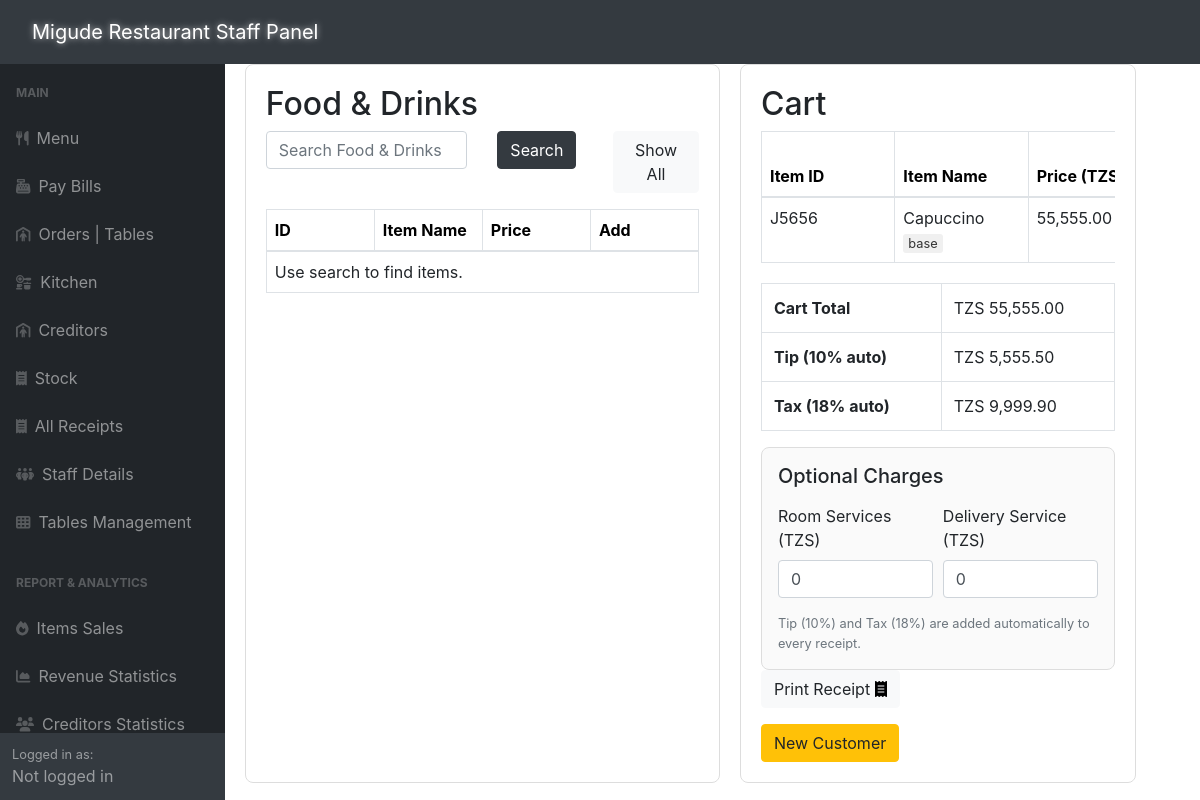
Screenshot of /adminSide/posBackend/orderItem.php?bill_id=195 with the database file from the repository.
### tables this page shows
CREATE TABLE `bill_items` (
  `bill_item_id` int(11) NOT NULL,
  `bill_id` int(11) DEFAULT NULL,
  `item_id` varchar(6) DEFAULT NULL,
  `quantity` int(11) DEFAULT NULL,
  `item_source` enum('menu','stock') NOT NULL,
  `unit` enum('base','aggregate') DEFAULT NULL,
  `source` enum('menu','stock') NOT NULL
);

### adminSide/posBackend/orderItem.php (the view, shortened to what this page needs)
<?php
require_once '../config.php';
include '../inc/dashHeader.php';
if (isset($_GET['bill_id'])) {
    $bill_id = $_GET['bill_id'];
} else if (isset($_SESSION['current_bill_id'])) {
    $bill_id = $_SESSION['current_bill_id'];
} else {
    $bill_id = createNewBillRecord(null);
    $_SESSION['current_bill_id'] = $bill_id;
}
$table_id = isset($_GET['table_id']) ? $_GET['table_id'] : null;
?>
<!DOCTYPE html>
<html>
<head>
    <link rel="stylesheet" href="../css/pos.css" />
    <link rel="stylesheet" href="https://maxcdn.bootstrapcdn.com/bootstrap/4.5.2/css/bootstrap.min.css">
</head>
<body>
    <div class="container-fluid">
        <div class="row">
            <div class="col-md-6 half-section">
                <h2>Food & Drinks</h2>
                <div class="mb-3">
                    <form method="POST" action="#">
                        <div class="row">
                            <div class="col-md-6">
                                <input type="text" required="" id="search" name="search" class="form-control" placeholder="Search Food & Drinks">
                            </div>
                            <div class="col-md-3">
                                <button type="submit" class="btn btn-dark">Search</button>
                            </div>
                            <div class="col-md-3">
                                <button type="button" id="showAllButton" class="btn btn-light" onclick="toggleShowAll()">Show All</button>
                            </div>
                        </div>
                    </form>
                </div>
                <div class="table-responsive scrollable-table">
                    <table class="table table-bordered mb-0">
                        <thead>
                            <tr>
                                <th>ID</th>
                                <th>Item Name</th>
                                <th>Price</th>
                                <th>Add</th>
                            </tr>
                        </thead>
                        <tbody id="searchResults">
                            <?php
                            $result = null;
                            if ($result) {
                                if (mysqli_num_rows($result) > 0) {
                                    while ($row = mysqli_fetch_array($result)) {
                                        echo "<tr>";
                                        echo "<td>" . $row['item_id'] . "</td>";
                                        echo "<td>" . $row['item_name'] . "</td>";
                                        echo "<td>" . number_format($row['item_price'], 2) . "</td>";
                                        $payment_time_query = "SELECT payment_time FROM bills WHERE bill_id = '$bill_id'";
                                        $payment_time_result = mysqli_query($link, $payment_time_query);
                                        $has_payment_time = false;
                                        if ($payment_time_result && mysqli_num_rows($payment_time_result) > 0) {
                                            $payment_time_row = mysqli_fetch_assoc($payment_time_result);
                                            if (!empty($payment_time_row['payment_time'])) {
                                                $has_payment_time = true;
                                            }
                                        }
                                        if (!$has_payment_time) {
                                            echo '<td><form method="get" action="addItem.php">'
                                                . ($table_id ? '<input type="text" hidden name="table_id" value="' . $table_id . '">' : '')
                                                . '<input type="text" name="item_id" value=' . $row['item_id'] . ' hidden>'
                                                . '<input type="text" name="source" value=' . $row['source'] . ' hidden>'
                                                . '<input type="text" name="unit" value=' . ($row['unit'] ?? 'base') . ' hidden>'
                                                . '<input type="number" name="bill_id" value=' . $bill_id . ' hidden>'
                                                . '<input type="number" name="quantity" style="width:120px" placeholder="1 to 1000" required min="1" max="1000">'
                                                . '<input type="hidden" name="addToCart" value="1">'
                                                . '<button type="submit" class="btn btn-primary">Add to Cart</button>';
                                            echo "</form></td>";
                                        } else {
                                            echo '<td>Bill Paid</td>';
                                        }
                                        echo "</tr>";
                                    }
                                } else {
                                    echo "<tr><td colspan='4'>No items found.</td></tr>";
                                }
                            } else {
                                echo "<tr><td colspan='4'>Use search to find items.</td></tr>";
                            }
                            ?>
                        </tbody>
                    </table>
                </div>
            </div>
            <div class="col-md-5 half-section">
                <h2>Cart</h2>
                <div class="table-responsive scrollable-table">
                    <table class="table table-bordered mb-0 cart-table">
                        <thead>
                            <tr>
                                <th>Item ID</th>
                                <th>Item Name</th>
                                <th>Price (TZS)</th>
                            </tr>
                        </thead>
                        <tbody>
                            <?php
                            $cart_total = 0;
                            $cart_query = "SELECT bi.*,
                                                  COALESCE(m.item_name, s.ItemName) AS item_name,
                                                  COALESCE(m.item_price,
                                                           CASE WHEN bi.unit = 'base' THEN s.PricePerBaseUnit ELSE s.PricePerSubUnit END) AS item_price
                                           FROM bill_items bi
                                           LEFT JOIN menu m ON bi.item_id = m.item_id AND bi.source = 'menu'
                                           LEFT JOIN stock s ON bi.item_id = s.ItemID AND bi.source = 'stock'
                                           WHERE bi.bill_id = '$bill_id'";
                            $cart_result = mysqli_query($link, $cart_query);
                            if ($cart_result && mysqli_num_rows($cart_result) > 0) {
                                while ($cart_row = mysqli_fetch_assoc($cart_result)) {
                                    $item_id = $cart_row['item_id'];
                                    $item_name = $cart_row['item_name'];
                                    $item_price = $cart_row['item_price'];
                                    $quantity = $cart_row['quantity'];
                                    $total = $item_price * $quantity;
                                    $cart_total += $total;
                                    echo '<tr>';
                                    echo '<td>' . $item_id . '</td>';
                                    echo '<td>' . $item_name . ' <span class="unit-badge">' . ($cart_row['unit'] ?? 'base') . '</span></td>';
                                    echo '<td>' . number_format($item_price, 2) . '</td>';
                                    echo '</tr>';
                                }
                            } else {
                                echo '<tr><td colspan="6">No Items in Cart.</td></tr>';
                            }
                            ?>
                        </tbody>
                    </table>
                </div>
                <div style="margin-top: 20px;">
                    <table class="table table-bordered mb-0">
                        <tr>
                            <th>Cart Total</th>
                            <td>TZS <?= number_format($cart_total, 2) ?></td>
                        </tr>
                        <tr>
                            <th>Tip (10% auto)</th>
                            <td>TZS <?= number_format($cart_total * 0.10, 2) ?></td>
                        </tr>
                        <tr>
                            <th>Tax (18% auto)</th>
                            <td>TZS <?= number_format($cart_total * 0.18, 2) ?></td>
                        </tr>
                    </table>
                </div>
                <div class="addon-card">
                    <h5 class="mb-3">Optional Charges</h5>
                    <div class="form-row">
                        <div class="form-group col-md-6">
                            <label for="roomServiceAmount">Room Services (TZS)</label>
                            <input type="number" min="0" step="0.01" id="roomServiceAmount" class="form-control" placeholder="0.00" value="0">
                        </div>
                        <div class="form-group col-md-6">
                            <label for="deliveryAmount">Delivery Service (TZS)</label>
                            <input type="number" min="0" step="0.01" id="deliveryAmount" class="form-control" placeholder="0.00" value="0">
                        </div>
                    </div>
                    <small class="text-muted d-block">Tip (10%) and Tax (18%) are added automatically to every receipt.</small>
                </div>
                <?php
                $payment_time_query = "SELECT payment_time FROM bills WHERE bill_id = '$bill_id'";
                $payment_time_result = mysqli_query($link, $payment_time_query);
                $has_payment_time = false;
                if ($payment_time_result && mysqli_num_rows($payment_time_result) > 0) {
                    $payment_time_row = mysqli_fetch_assoc($payment_time_result);
                    if (!empty($payment_time_row['payment_time'])) {
                        $has_payment_time = true;
                    }
                }
                if ($has_payment_time) {
                    echo '<div>';
                    echo '<a href="receipt.php?bill_id=' . $bill_id . '" class="btn btn-light">Print Receipt <span class="fa fa-receipt text-black"></span></a></div>';
                } else {
                    echo '<h3>Add Item To Cart to Proceed</h3>';
                }
                ?>
                <form class="mt-3" action="newCustomer.php" method="get">
                    <button type="submit" name="new_customer" value="true" class="btn btn-warning">New Customer</button>
                </form>
            </div>
        </div>
    </div>
    <?php include '../inc/dashFooter.php'; ?>
</body>
</html>

### adminSide/inc/dashHeader.php (style rules this page uses)
html, body { overflow-x: hidden; width: 100%; }
.container, .container-fluid { max-width: 100%; }

### adminSide/posBackend/orderItem.php (style rules this page uses)
.scrollable-table { max-height: 400px; overflow-y: auto; overflow-x: auto; display: block; }
.scrollable-table table { width: 100%; table-layout: fixed; }
.scrollable-table th, .scrollable-table td { width: auto; text-align: left; padding: 8px; }
.scrollable-table th { background-color: white; color: black; font-weight: bold; }
.container-fluid { padding-top: 64px; padding-left: 200px; padding-right: 20px; }
.half-section { padding: 20px; border: 1px solid #ddd; border-radius: 8px; margin-bottom: 20px; margin-right: 20px; }
.unit-badge { font-size: 0.8em; padding: 2px 5px; border-radius: 3px; background-color: #f0f0f0; color: #333; }
.cart-table { width: 100% !important; max-width: 100% !important; table-layout: fixed; word-wrap: break-word; margin: 0 auto; border-collapse: collapse; min-width: 720px; }
.cart-table th, .cart-table td { white-space: normal; overflow-wrap: anywhere; }
.addon-card { border: 1px solid #ddd; border-radius: 8px; padding: 16px; margin-top: 16px; background-color: #fafafa; }

### rows the page displays
bill_items: item "J5656", item_name "Capuccino", unit "base", item_price "55,555.00"

### other values shown
$cart_total "55,555.00"
$cart_total * 0.10 "5,555.50"
$cart_total * 0.18 "9,999.90"
